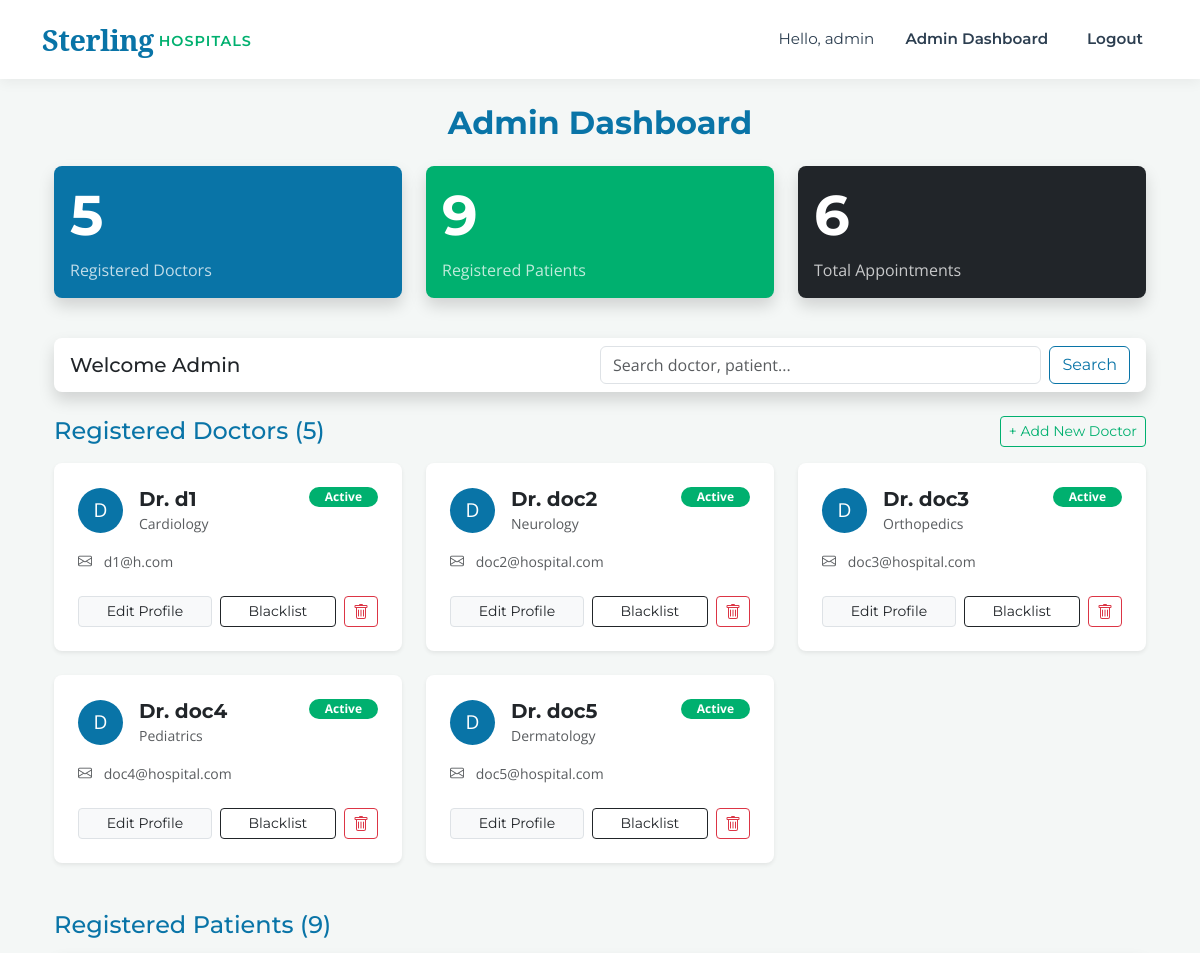
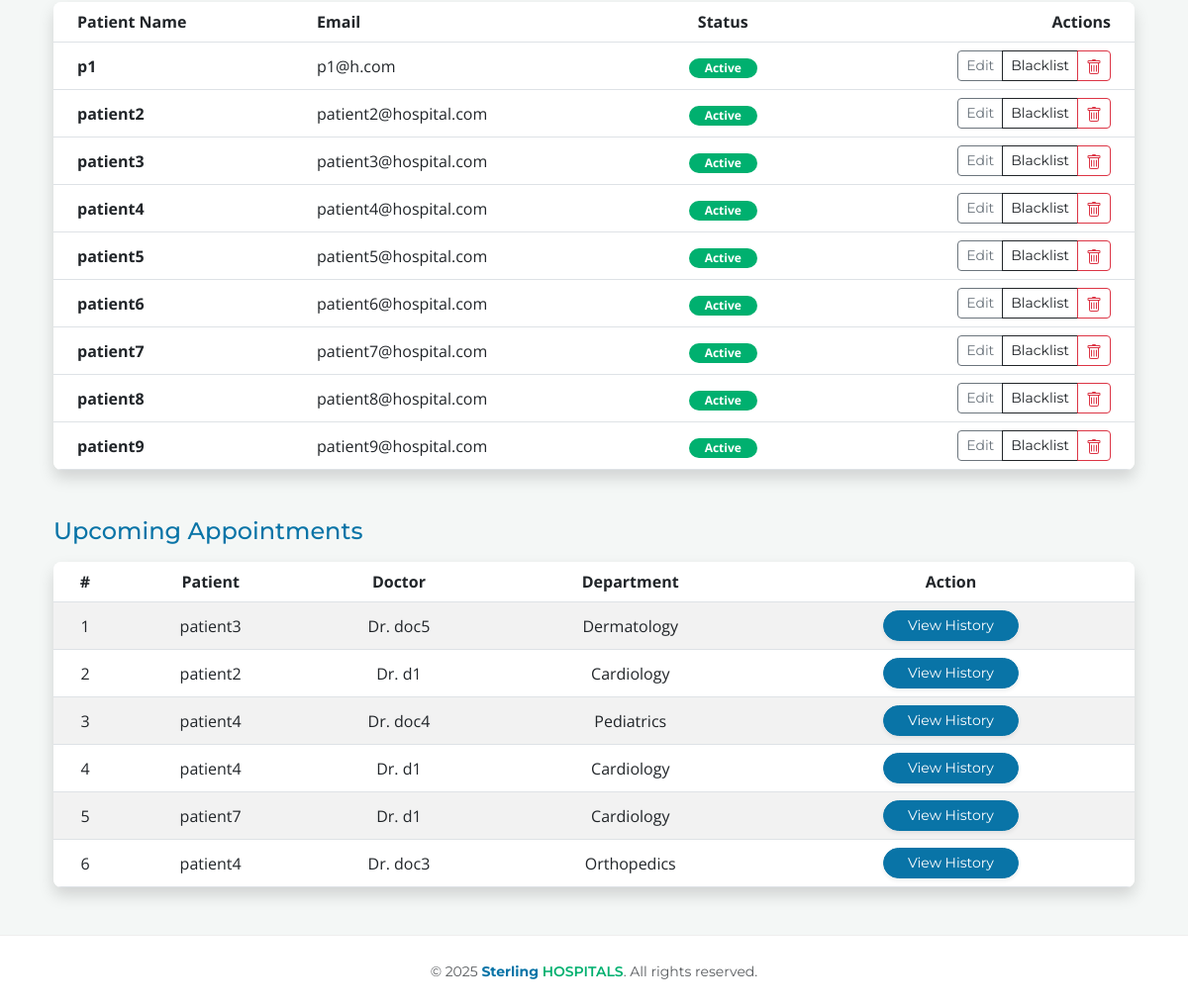
Page /admin_dashboard (signed in) on the committed database (2 pictures, top to bottom).
### models.py (models this page shows, shortened)
class User(db.Model, UserMixin):
    __tablename__ = 'users'
    id = db.Column(db.Integer, primary_key=True)
    username = db.Column(db.String(100), unique=True, nullable=False)
    email = db.Column(db.String(120), unique=True, nullable=False)
    password = db.Column(db.String(200), nullable=False)
    role = db.Column(db.String(20), nullable=False) # admin, doctor, patient
    phone_number = db.Column(db.String(15), nullable=True)
    is_active_user = db.Column(db.Boolean, default=True)
    department_id = db.Column(db.Integer, db.ForeignKey('departments.id'), nullable=True)
    doctor_appointments = db.relationship('Appointment', foreign_keys='Appointment.doctor_id', backref='doctor_ref', lazy=True)
    patient_appointments = db.relationship('Appointment', foreign_keys='Appointment.patient_id', backref='patient_ref', lazy=True)

class Department(db.Model):
    __tablename__ = 'departments'
    id = db.Column(db.Integer, primary_key=True)
    name = db.Column(db.String(100), unique=True, nullable=False)
    description = db.Column(db.Text, nullable=True)
    doctors = db.relationship('User', backref='department', lazy=True)

class Appointment(db.Model):
    __tablename__ = 'appointments'
    id = db.Column(db.Integer, primary_key=True)
    patient_id = db.Column(db.Integer, db.ForeignKey('users.id'), nullable=False)
    doctor_id = db.Column(db.Integer, db.ForeignKey('users.id'), nullable=False)
    appointment_date = db.Column(db.Date, nullable=False)
    appointment_time = db.Column(db.Time, nullable=False)
    status = db.Column(db.String(20), default='Pending') # Pending, Completed, Cancelled
    treatment = db.relationship('Treatment', backref='appointment', uselist=False, lazy=True)
    created_at = db.Column(db.DateTime, default=datetime.utcnow)

### app.py (the view)
@app.route('/admin_dashboard')
@login_required
def admin_dashboard():
    if current_user.role != 'admin':
        flash('Access denied.', 'danger')
        return redirect(url_for('index'))
    search_query = request.args.get('search', '').strip()
    if search_query:
        doctors = User.query.filter(
            User.role == 'doctor',
            or_(
                User.username.ilike(f'%{search_query}%'),
                User.email.ilike(f'%{search_query}%')
            )
        ).all()
        patients = User.query.filter(
            User.role == 'patient',
            or_(
                User.username.ilike(f'%{search_query}%'),
                User.email.ilike(f'%{search_query}%')
            )
        ).all()
    else:
        doctors = User.query.filter_by(role='doctor').all()
        patients = User.query.filter_by(role='patient').all()
    departments = Department.query.all()
    appointments = Appointment.query.all()
    total_appointments = len(appointments)
    return render_template('admin_dashboard.html',
                           doctors=doctors,
                           patients=patients,
                           departments=departments,
                           appointments=appointments,
                           total_appointments=total_appointments)

### app.py (called while the page is built)
@login_manager.user_loader
def load_user(user_id):
    return db.session.get(User, int(user_id))

### templates/admin_dashboard.html (shortened to what this page needs)
{% extends "base.html" %}
{% block content %}
<div class="container-fluid">
    <h2 class="mb-4 text-center fw-bold text-primary">Admin Dashboard</h2>
    <div class="row mb-4">
        <div class="col-md-4">
            <div class="card bg-primary text-white mb-3 shadow">
                <div class="card-body">
                    <h3 class="card-title display-4 fw-bold">{{ doctors|length }}</h3>
                    <p class="card-text opacity-75">Registered Doctors</p>
                </div>
            </div>
        </div>
        <div class="col-md-4">
            <div class="card bg-success text-white mb-3 shadow">
                <div class="card-body">
                    <h3 class="card-title display-4 fw-bold">{{ patients|length }}</h3>
                    <p class="card-text opacity-75">Registered Patients</p>
                </div>
            </div>
        </div>
        <div class="col-md-4">
            <div class="card bg-dark text-white mb-3 shadow">
                <div class="card-body">
                    <h3 class="card-title display-4 fw-bold">{{ total_appointments }}</h3>
                    <p class="card-text opacity-75">Total Appointments</p>
                </div>
            </div>
        </div>
    </div>
    <div class="card mb-4 shadow">
        <div class="card-body d-flex justify-content-between align-items-center py-2">
            <h5 class="mb-0">Welcome Admin</h5>
            <form action="{{ url_for('admin_dashboard') }}" method="GET" class="d-flex" style="width: 50%;">
                <input type="text" name="search" class="form-control me-2" placeholder="Search doctor, patient..." value="{{ request.args.get('search', '') }}">
                <button type="submit" class="btn btn-outline-primary">Search</button>
            </form>
        </div>
    </div>
    <div class="d-flex justify-content-between align-items-center mb-3">
        <h4 class="mb-0 text-primary">Registered Doctors ({{ doctors|length }})</h4>
        <a href="{{ url_for('add_doctor') }}" class="btn btn-outline-success btn-sm">
            + Add New Doctor
        </a>
    </div>
    <div class="row g-4 mb-5">
        {% for doctor in doctors %}
        <div class="col-md-6 col-lg-4">
            <div class="card h-100 shadow-sm border-0 {% if not doctor.is_active_user %}bg-light opacity-75{% endif %}" style="transition: transform 0.2s;">
                <div class="card-body p-4">
                    <div class="d-flex justify-content-between align-items-start mb-3">
                        <div class="d-flex align-items-center">
                            <div class="bg-primary text-white rounded-circle d-flex align-items-center justify-content-center me-3" style="width: 45px; height: 45px; font-size: 1.2rem;">
                                {{ doctor.username[0] | upper }}
                            </div>
                            <div>
                                <h5 class="card-title fw-bold text-dark mb-0">Dr. {{ doctor.username }}</h5>
                                <small class="text-muted">{{ doctor.department.name if doctor.department else 'General' }}</small>
                            </div>
                        </div>
                        {% if doctor.is_active_user %}
                            <span class="badge bg-success text-white rounded-pill px-3">Active</span>
                        {% else %}
                            <span class="badge bg-danger text-white rounded-pill px-3">Inactive</span>
                        {% endif %}
                    </div>
                    <div class="mb-4">
                        <p class="card-text text-muted small mb-1">
                            <i class="bi bi-envelope me-2"></i> {{ doctor.email }}
                        </p>
                    </div>
                    <div class="d-grid gap-2 d-md-flex">
                        <a href="{{ url_for('edit_user', user_id=doctor.id) }}" class="btn btn-light btn-sm flex-grow-1 text-dark border">Edit Profile</a>
                        <a href="{{ url_for('toggle_status', user_id=doctor.id) }}" class="btn btn-outline-dark btn-sm flex-grow-1">
                            {{ 'Blacklist' if doctor.is_active_user else 'Activate' }}
                        </a>
                        <a href="{{ url_for('delete_user', user_id=doctor.id) }}" class="btn btn-outline-danger btn-sm" onclick="return confirm('Delete this doctor?')" title="Delete">
                        </a>
                    </div>
                </div>
            </div>
        </div>
        {% else %}
        <div class="col-12">
            <div class="alert alert-info text-center py-4">
                No doctors found. Click "+ Add New Doctor" to get started.
            </div>
        </div>
        {% endfor %}
    </div>
    <h4 class="mb-3 text-primary">Registered Patients ({{ patients|length }})</h4>
    <div class="card mb-5 p-0 shadow overflow-hidden border-0">
        <table class="table table-hover align-middle mb-0">
            <thead class="bg-light">
                <tr>
                    <th class="ps-4">Patient Name</th>
                    <th>Email</th>
                    <th class="text-center">Status</th>
                    <th class="text-end pe-4">Actions</th>
                </tr>
            </thead>
            <tbody>
                {% for patient in patients %}
                <tr class="{% if not patient.is_active_user %}table-secondary text-muted{% endif %}">
                    <td class="ps-4 fw-bold">
                        {{ patient.username }}
                    </td>
                    <td>{{ patient.email }}</td>
                    <td class="text-center">
                        {% if patient.is_active_user %}
                            <span class="badge bg-success text-white rounded-pill px-3">Active</span>
                        {% else %}
                            <span class="badge bg-danger text-white rounded-pill px-3">Blacklisted</span>
                        {% endif %}
                    </td>
                    <td class="text-end pe-4">
                        <div class="btn-group">
                            <a href="{{ url_for('edit_user', user_id=patient.id) }}" class="btn btn-sm btn-outline-secondary">Edit</a>
                            <a href="{{ url_for('toggle_status', user_id=patient.id) }}" class="btn btn-sm btn-outline-dark">
                                {{ 'Blacklist' if patient.is_active_user else 'Activate' }}
                            </a>
                            <a href="{{ url_for('delete_user', user_id=patient.id) }}" class="btn btn-sm btn-outline-danger" onclick="return confirm('Delete user?')">
                            </a>
                        </div>
                    </td>
                </tr>
                {% else %}
                <tr>
                    <td colspan="4" class="text-center py-4 text-muted">No patients registered.</td>
                </tr>
                {% endfor %}
            </tbody>
        </table>
    </div>
    <h4 class="mb-3 text-primary">Upcoming Appointments</h4>
    <div class="card shadow p-0 overflow-hidden border-0">
        <table class="table table-striped mb-0 text-center align-middle">
            <thead class="bg-light border-bottom">
                <tr>
                    <th>#</th>
                    <th>Patient</th>
                    <th>Doctor</th>
                    <th>Department</th>
                    <th>Action</th>
                </tr>
            </thead>
            <tbody>
                {% for appointment in appointments %}
                <tr>
                    <td>{{ loop.index }}</td>
                    <td>{{ appointment.patient_ref.username }}</td>
                    <td>Dr. {{ appointment.doctor_ref.username }}</td>
                    <td>{{ appointment.doctor_ref.department.name if appointment.doctor_ref.department else 'General' }}</td>
                    <td>
                        <a href="{{ url_for('patient_history', patient_id=appointment.patient_id) }}" class="btn btn-primary btn-sm px-4 rounded-pill shadow-sm">
                            View History
                        </a>
                    </td>
                </tr>
                {% else %}
                <tr>
                    <td colspan="5" class="text-center py-4 text-muted">No appointments found.</td>
                </tr>
                {% endfor %}
            </tbody>
        </table>
    </div>
</div>
{% endblock %}

### templates/base.html (shortened to what this page needs)
<!DOCTYPE html>
<html lang="en">
<head>
    <link href="https://cdn.jsdelivr.net/npm/bootstrap@5.3.0/dist/css/bootstrap.min.css" rel="stylesheet">
    <link rel="stylesheet" href="https://cdn.jsdelivr.net/npm/bootstrap-icons@1.11.1/font/bootstrap-icons.css">
    <link rel="stylesheet" href="{{ url_for('static', filename='css/style.css') }}">
</head>
<body>
    <nav class="navbar navbar-expand-lg navbar-light fixed-top">
        <div class="container">
            <a class="navbar-brand" href="{{ url_for('index') }}">
                <span class="brand-sterling">Sterling</span>
                <span class="brand-hospitals">HOSPITALS</span>
            </a>
            <div class="collapse navbar-collapse" id="navbarNav">
                <ul class="navbar-nav ms-auto align-items-center">
                    {% if current_user.is_authenticated %}
                        <li class="nav-item">
                            <span class="nav-link text-muted" style="font-weight: 400;">Hello, {{ current_user.username }}</span>
                        </li>
                        <li class="nav-item">
                            {% if current_user.role == 'admin' %}
                                <a class="nav-link" href="{{ url_for('admin_dashboard') }}">Admin Dashboard</a>
                            {% elif current_user.role == 'doctor' %}
                                <a class="nav-link" href="{{ url_for('doctor_dashboard') }}">Doctor Panel</a>
                            {% else %}
                                <a class="nav-link" href="{{ url_for('patient_dashboard') }}">My Health</a>
                            {% endif %}
                        </li>
                        <li class="nav-item">
                            <a class="nav-link btn btn-danger text-white btn-sm ms-3" style="border-radius: 4px; padding: 6px 15px;" href="{{ url_for('logout') }}">Logout</a>
                        </li>
                    {% endif %}
                </ul>
            </div>
        </div>
    </nav>
    <div style="height: 80px;"></div>
    <div class="container mt-4 mb-5">
        {% block content %}{% endblock %}
    </div>
    <footer class="text-center text-muted py-4 mt-auto">
        <div class="container">
            <small>&copy; 2025 <span style="color: var(--brand-blue); font-weight:700;">Sterling</span> <span style="color: var(--brand-green); font-weight:600;">HOSPITALS</span>. All rights reserved.</small>
        </div>
    </footer>
</body>
</html>

### static/css/style.css (style rules this page uses)
:root { --brand-blue: #0974A7; --brand-dark-blue: #015890; --brand-green: #00B06F; --brand-dark: #2c3e50; --bg-soft: #f4f7f6; --brand-edit: #FAD10A; }
body { font-family: "Open Sans", sans-serif; background-color: var(--bg-soft); color: #333; }
h1, h2, h3, h4, h5, h6, .btn, .navbar-brand, .nav-link { font-family: "Montserrat", sans-serif; }
.navbar { background-color: white !important; box-shadow: 0 4px 12px rgba(0,0,0,0.05); padding: 0.8rem 0; }
.navbar-brand { display: flex; align-items: center; text-decoration: none; }
.brand-sterling { font-family: "Noto Serif", serif; color: var(--brand-blue); font-weight: 700; font-size: 1.8rem; letter-spacing: -0.5px; }
.brand-hospitals { font-family: "Montserrat", sans-serif; color: var(--brand-green); font-weight: 600; font-size: 0.9rem; text-transform: uppercase; letter-spacing: 1px; margin-left: 5px; padding-top: 5px; }
.nav-link { color: var(--brand-dark) !important; font-weight: 600; font-size: 0.95rem; margin-left: 15px; transition: color 0.3s; }
.btn-primary, .bg-primary { background-color: var(--brand-blue) !important; border-color: var(--brand-blue) !important; }
.text-primary { color: var(--brand-blue) !important; }
.btn-outline-primary { color: var(--brand-blue); border-color: var(--brand-blue); }
.btn-success, .bg-success { background-color: var(--brand-green) !important; border-color: var(--brand-green) !important; }
.btn-outline-success { color: var(--brand-green); border-color: var(--brand-green); }
.card { border: none; border-radius: 8px; box-shadow: 0 4px 6px rgba(0,0,0,0.05); }
footer { background-color: white; border-top: 1px solid #eee; font-family: "Montserrat", sans-serif; }

### rows in the picture
User: username "admin"
User: username "D", username "d1", department "Cardiology", shows "Active", email "d1@h.com", is_active_user "Blacklist"
User: username "D", username "doc2", department "Neurology", shows "Active", email "doc2@hospital.com", is_active_user "Blacklist"
User: username "D", username "doc3", department "Orthopedics", shows "Active", email "doc3@hospital.com", is_active_user "Blacklist"
User: username "D", username "doc4", department "Pediatrics", shows "Active", email "doc4@hospital.com", is_active_user "Blacklist"
User: username "D", username "doc5", department "Dermatology", shows "Active", email "doc5@hospital.com", is_active_user "Blacklist"
User: username "p1", email "p1@h.com", shows "Active", is_active_user "Blacklist"
User: username "patient2", email "patient2@hospital.com", shows "Active", is_active_user "Blacklist"
User: username "patient3", email "patient3@hospital.com", shows "Active", is_active_user "Blacklist"
User: username "patient4", email "patient4@hospital.com", shows "Active", is_active_user "Blacklist"
User: username "patient5", email "patient5@hospital.com", shows "Active", is_active_user "Blacklist"
User: username "patient6", email "patient6@hospital.com", shows "Active", is_active_user "Blacklist"
User: username "patient7", email "patient7@hospital.com", shows "Active", is_active_user "Blacklist"
User: username "patient8", email "patient8@hospital.com", shows "Active", is_active_user "Blacklist"
User: username "patient9", email "patient9@hospital.com", shows "Active", is_active_user "Blacklist"
Appointment: patient_ref.username "patient3", doctor_ref.username "doc5", doctor_ref.department "Dermatology"
Appointment: patient_ref.username "patient2", doctor_ref.username "d1", doctor_ref.department "Cardiology"
Appointment: patient_ref.username "patient4", doctor_ref.username "doc4", doctor_ref.department "Pediatrics"
Appointment: patient_ref.username "patient4", doctor_ref.username "d1", doctor_ref.department "Cardiology"
Appointment: patient_ref.username "patient7", doctor_ref.username "d1", doctor_ref.department "Cardiology"
Appointment: patient_ref.username "patient4", doctor_ref.username "doc3", doctor_ref.department "Orthopedics"

### other values in the picture
{{ doctors|length }} "5"
{{ patients|length }} "9"
{{ total_appointments }} "6"
